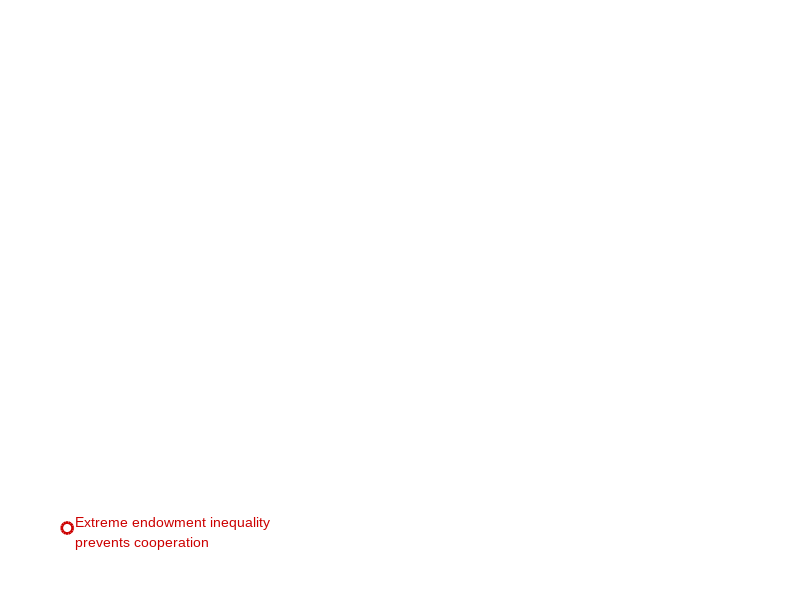

This figure's MATLAB source: (Note: this script raises an error after producing the figure.)
% You must change input file address every time you want to use this code
% on line 67.
function[sum_pay]= MakeIllustrationNE();

%% Fixing the Parameters
global lw ms fsA fsL fsH fsT fname le bo wi he dx dy col wi2 he2 dx2 b_factor

b_factor = 8/3;
lw=3; ms=10; fsT=10; fsA=12; fsL=12; fsH=16; fname='Arial'; 
le=0.076; bo=b_factor*0.105; wi=0.165; he=wi*b_factor*90/60; wi2=wi*0.9; he2=he*0.9; dx2=wi*0.05; dx=0.07; dy=b_factor*0.4; % change dy from 0.365 to 0.55
col=[0 0.447 0.741;
    0.85 0.325 0.098;
    0.494 0.184 0.556;
    0.929 0.694 0.125;
    0.466 0.674 0.188];

%% Plotting the general graphical structure 
figure('Position',[300,300,1200,800 / b_factor]); % 300 - 300 - 1200 - 750 
ax1=axes('Position',[le-0.35*dx 0 3*wi+3*dx 1]); hold on
axis([-0.01 1.01 0 1]); dxf=(wi+dx*0.4)/(3*wi+2*dx); delf=0.27*dx/(3*wi+2*dx);
grey1=242/256*ones(1,3);  
blue1=[79,129,189]/256; 
y1=0.005; y2=0.37; lwP=2;%change y2 from 0.735 to 0.94!
rd=0.01; t1=pi:0.01:3*pi/2; t2=3*pi/2:0.01:2*pi; t3=0:0.01:pi/2; t4=pi/2:0.01:pi; 
bxx=[rd+rd*cos(t1),dxf-rd+rd*cos(t2),dxf-rd+rd*cos(t3),rd+rd*cos(t4)]; 
bxy=[y1+rd+rd*sin(t1),y1+rd+rd*sin(t2),y2-rd+rd*sin(t3),y2-rd+rd*sin(t4)]; 
%fill(bxx,bxy,grey1,'EdgeColor',blue1,'LineWidth',lwP);
%fill(bxx+dxf+delf,bxy,grey1,'EdgeColor',blue1,'LineWidth',lwP);
%fill(bxx+2*(dxf+delf),bxy,grey1,'EdgeColor',blue1,'LineWidth',lwP);

%fill(bxx+3*(dxf+delf),bxy,grey1,'EdgeColor',blue1,'LineWidth',lwP);

% y1=0.76; y2=0.94; lwP=2;
% rd=0.01; t1=pi:0.01:3*pi/2; t2=3*pi/2:0.01:2*pi; t3=0:0.01:pi/2; t4=pi/2:0.01:pi; 
% bxx=[rd+rd*cos(t1),dxf-rd+rd*cos(t2),dxf-rd+rd*cos(t3),rd+rd*cos(t4)]; 
% bxy=[y1+rd+rd*sin(t1),y1+rd+rd*sin(t2),y2-rd+rd*sin(t3),y2-rd+rd*sin(t4)]; 
% fill(bxx,bxy,grey1,'EdgeColor',blue1,'LineWidth',lwP);
% fill(bxx+dxf+delf,bxy,grey1,'EdgeColor',blue1,'LineWidth',lwP);
% fill(bxx+2*(dxf+delf),bxy,grey1,'EdgeColor',blue1,'LineWidth',lwP);

%fill(bxx+3*(dxf+delf),bxy,grey1,'EdgeColor',blue1,'LineWidth',lwP);

S1=[0.065-0.028 0.120]; red=[0.8 0 0];  msS=8; lwS=2;
plot(S1(1),S1(2),'o','Color',red,'MarkerSize',msS,'LineWidth',lwS); 
text(S1(1)+0.015,S1(2)-0.0075,{'Extreme endowment inequality','prevents cooperation '},'Color',red,...
    'FontName',fname,'FontSize',fsT,'VerticalAlignment','middle'); 
% S2=S1+[2*(wi+dx) 0]; 
% plot(S2(1),S2(2),'o','MarkerSize',msS,'LineWidth',lwS,'Color',col(3,:));
% plot(S2(1),S2(2),'x','MarkerSize',msS,'Color',col(3,:));
% text(S2(1)+0.015,S2(2)-0.0075,{'Complete endowment equality','prevents cooperation '},'Color',col(3,:),...
%     'FontName',fname,'FontSize',fsT,'VerticalAlignment','middle'); 


he1=0.03; wi1=3*wi+3*dx; k=wi1;
rd=0.006; t=0:0.01:2*pi; red=[0.8 0 0];  msS=8; 
axis off

% PlotGameSetup(1,'a'); 
% PlotGameSetup(2,'b'); 
% PlotGameSetup(3,'c'); 

%% Plotting the static predictions
delta1=0.8; delta2=0.3; delta3=0.35;
%Input_file = 'Inputs/InputDataXsetSize3_11.mat';
%Input_file = 'Inputs/InputDataXsetSize3and2_10.mat';
Input_file = 'Inputs/InputDataXsetSize2_24_2_SigmoidThreshold_OneEighth_NewDefOfOverallCoop.mat';
%Input_file = 'Inputs/InputData_exact_Fig2_1MnGen.mat';
%Input_file = 'Inputs/InputDataXsetSize3_29_SigmoidThreshold_3.mat';
%Input_file = 'Inputs/InputDataXsetSize3_22_Prime_SigmoidThreshold_1_NewDefOfOverallCoop_TwoTimesMoreGen.mat';
%Input_file = 'InputDataXsetSize3_14_ExactThreshold_1_repeat.mat';

load(Input_file);
%rvec1=[2 2 2]; rvec2=[1.1 1.5 2.9]; 
rvec1 = rvec;
rvec2 = rvec;
%plotEvo2(1,delta1,rvec1,'a',Input_file); 
% plotEvo2(2,delta2,rvec2,'b',Input_file);
% plotEvo2(3,delta3,rvec2,'c',Input_file);
%plotStaticLegend(); 

%% Plotting the evolutionary predictions
delta1=1; delta2=1; delta3=1;

plotEvo(0,delta1,rvec1,'a',Input_file); 
plotEvo(1,delta1,rvec1,'b',Input_file); 
plotEvo(2,delta2,rvec2,'c',Input_file);
plotEvo(3,delta2,rvec2,'d',Input_file);

end


function PlotGameSetup(nr,lett); 
global lw ms fsA fsL fsH fsT fname le bo wi he dx dy col

ax1=axes('Position',[le+(wi+dx)*(nr-1) bo+2*dy wi he]);
axis([-1.05 1.05 -sqrt(3)*0.1 sqrt(3)*1.1]); hold on

if nr==1, head1='Head!'; 
elseif nr==2, head1='Asymmetric and linear'; 
elseif nr==3, head1='Symmetric and nonlinear'; 
end
text(0,1.08,head1,'FontSize',fsA,'FontName',fname,...
    'HorizontalAlignment','center','FontWeight','bold');
text(0,0.9,'public goods game','FontSize',fsA,'FontName',fname,...
        'HorizontalAlignment','center','FontWeight','bold');
axis off
end


function plotEvo(nr,delta,rvec,lett,datafile); 
global lw ms fsA fsT fsL fsH fname le bo wi he dx col wi2 he2 dx2 b_factor

ax1=axes('Position',[le+(wi+dx)*(nr)+dx2 bo wi2 he2]); 
axis([-1.05 1.05 -sqrt(3)*0.1 sqrt(3)*1.1]); hold on
edges=[-1 0; 1 0; 0 sqrt(3)]; 
x1=edges(1,:); x2=edges(2,:); x3=edges(3,:);
%rvec
load(datafile);
sumpi=sum(Pay,2);
% group payoff previously but will changes in next lines
% to Cooperation rates of each player!

if(nr == 1)
    sumpi = Coop(:,1); %Cooperation rates of Player 1!
    for i=1:length(sumpi)
        if (sumpi(i) < 0)
            sumpi(i)=0;
        end
    end
end
if(nr == 2)
    sumpi = Coop(:,2); %Cooperation rates of Player 2!
    for i=1:length(sumpi)
        if (sumpi(i) < 0)
            sumpi(i)=0;
        end
    end
end
if(nr == 3)
    sumpi = Coop(:,3); %Cooperation rates of Player 3!
    for i=1:length(sumpi)
        if (sumpi(i) < 0)
            sumpi(i)=0;
        end
    end
end
%sumpi
PiMax=max(sumpi);
PiMin=min(sumpi);

%sumpi
%PiMin
%PiMax

%rvec
% if nr==1
% text(-1.9,sqrt(3)/2,'Equilibrium analysis','FontSize',fsL,'Color',col(1,:),...
%     'FontName',fname,'Rotation',90,'HorizontalAlignment','center','FontWeight','bold');
% end
if nr==0
text(-1.9,sqrt(3)/2,'Equilibrium analysis','FontSize',fsL,'Color',col(1,:),...
    'FontName',fname,'Rotation',90,'HorizontalAlignment','center','FontWeight','bold');
end


%% Plotting the contour plot
dxx=0.48; dyy=0.45; ss=0.1; epsi=0.03;


%candidates = [1/8, 1/3, 4/9, 1/2]; % set of thresholds to be used for drawing triangles
%candidates = [5/9, 3/4, 2/3, 7/8]; % because we should draw four different
% graphs.
%candidates = [0.02 0.1 0.9 0.98];
candidates = [1/8 1/3 2/3 7/8];

for i=size(EVec,1):-1:1;
    %EVec(i,:)
    %debug infos to find why we have white areas?!
%     tmp_val = sum(Pay(i,:));
%     sum_pay(i) = tmp_val;
%     if (tmp_val<1.1)
%         EVec(i,:)
%         tmp_val
%         i
%     end
    E1=EVec(i,1:3); E2=(1-epsi)*E1+epsi*(1-E1); 
    e=E2(1)*x1+E2(2)*x2+E2(3)*x3; 
    f1=e(1)+ss*[-dxx dxx dxx-dxx*(E1(1)==0) -dxx+dxx*(E1(2)==0)]; f2=e(2)+ss*[-dyy -dyy dyy dyy]-0.02;

    
    sz_tmp = size(E1);
    nPlayer = sz_tmp(2);
    X_OneMinus = [0 1 1;1 0 1;1 1 0];
    X_Zero = [0 0 0];
    X_One = [1 1 1];
    ProbabilityOfNextRound = 0.8; % delta in Proposition 1 page 9 suppl info
    U_Zero = PayoffCalculator(E1, X_Zero, rvec, candidates(nr + 1));
    U_One = PayoffCalculator(E1, X_One, rvec, candidates(nr + 1));
    U_OneMinus = zeros(nPlayer, nPlayer);
    for i = 1:nPlayer
        U_OneMinus(i,:) = PayoffCalculator(E1, X_OneMinus(i,:), rvec, candidates(nr + 1));
    end
    
    rejected_rules = 0;
    for i = 1:nPlayer
        if ProbabilityOfNextRound * (U_OneMinus(i, i) - U_Zero(i)) < U_OneMinus(i, i) - U_One(i)
            rejected_rules = rejected_rules + 1;
        end
    end
    
    %if rejected_rules == 0
    %    fill(f1,f2,col(1,:),'LineStyle','none'); 
    %end
    %%% drawing for exact symmetric case based on new discoveries 
    symmetric_r = rvec(1);
    if (max(E1) < symmetric_r / nPlayer) && (ProbabilityOfNextRound >= ((1 - ((nPlayer - symmetric_r) / nPlayer) * candidates(nr + 1)) - symmetric_r / nPlayer) / ((1 - ((nPlayer - symmetric_r) / nPlayer) * candidates(nr + 1)) - max(E1)))
        fill(f1,f2,col(1,:),'LineStyle','none');
    end
    %%% end drawing for exact symmetric case based on new discoveries 
    
    
    
%    cl=getcolor(sumpi(i),nr, PiMin, PiMax); 
%     for index=1:4
%         if (f1(index)==-0.236 && f2(index)==0.6382)
%             E1
%         end
%     end
    %[i, cl]
    
    
end

%% Plotting the triangle
plot([edges(:,1); edges(1,1)],[edges(:,2); edges(1,2)],'k','LineWidth',lw); 
plot(edges(:,1),edges(:,2),'ko','MarkerSize',ms,'MarkerFaceColor','k','LineWidth',lw); 
plot(mean(edges(:,1)),mean(edges(:,2)),'kx','MarkerSize',ms,'MarkerFaceColor','k');

%% Labels
dyL=0.26; 
text(-1,2,lett,'FontSize',fsH,'FontName',fname,'FontWeight','bold');
text(x1(1)+0.175,x1(2)-dyL-0.035,{'Full endowment','to player 1'},'FontSize',fsT,...
    'FontName',fname,'HorizontalAlignment','center'); 
text(x2(1)-0.175,x2(2)-dyL-0.035,{'Full endowment','to player 2'},'FontSize',fsT,...
    'FontName',fname,'HorizontalAlignment','center'); 
text(x3(1),x3(2)+dyL+b_factor*0.035,{'Full endowment','to player 3'},'FontSize',fsT,...
    'FontName',fname,'HorizontalAlignment','center'); 
axis off

%% Color legend
%if nr==1 
%    xmax=PiMax; xmin=1; xtl={'1.00','1.25','1.50','1.75'};
%else
%    xmax=PiMax; xmin=1.2; xtl={'1.2','1.6','2.0','2.4'}; 
%end
xmax=PiMax; xmin=PiMin;
if(nr ~= 0)
    xmax = 1;
    xmin = 0;
end
% xtl={round(xmin,2),round(xmin + ((xmax-xmin)/3),2),round(xmax - ((xmax-xmin)/3),2),round(xmax,2)};
% 
% ax2=axes('Position',[le+(wi+dx)*(nr) bo-b_factor*0.055 wi 0.01*b_factor],'XTick',0:1/3:1,...
%     'XTickLabel',xtl,'FontSize',fsT,'FontName',fname,'YTick',[]); 
% box(ax2,'on'); hold on
% axis([-0.05 1.05 -1 1]); 
% 
% ss=0.01; 
% for x=0:ss:1; 
%     cl=getcolor((1-x)*xmin+x*xmax,nr, PiMin, PiMax);
%     fill(x+ss*[-0.55 0.55 0.55 -0.55],[-0.5 -0.5 0.5 0.5],cl,'LineStyle','none');
% end

if(nr == 0)
    xlabel('Group Payoff','FontSize',fsT,'FontName',fname,'Position',[0.5,-6]);
end
if(nr == 1)
    xlabel('Player 1 Contributions','FontSize',fsT,'FontName',fname,'Position',[0.5,-6]);
end
if(nr == 2)
    xlabel('Player 2 Contributions','FontSize',fsT,'FontName',fname,'Position',[0.5,-6]);
end
if(nr == 3)
    xlabel('Player 3 Contributions','FontSize',fsT,'FontName',fname,'Position',[0.5,-6]);
end
%% Plotting the symbols for no cooperation 
 laS=0.86; rd=0.06; t=0:0.01:2*pi; red=[0.8 0 0]; msS=8; lwS=2;
 S1=laS*x1+(1-laS)/2*(x2+x3); S2=laS*x2+(1-laS)/2*(x1+x3); S3=laS*x3+(1-laS)/2*(x2+x1); 
 plot(S1(1),S1(2),'o','Color',red,'MarkerSize',msS,'LineWidth',lwS); 
 plot(S2(1),S2(2),'o','Color',red,'MarkerSize',msS,'LineWidth',lwS);
 plot(S3(1),S3(2),'o','Color',red,'MarkerSize',msS,'LineWidth',lwS);
 plot(mean(edges(:,1)),mean(edges(:,2)),'kx','MarkerSize',ms,'MarkerFaceColor','k');
 %if nr>1, plot(mean(edges(:,1)),mean(edges(:,2)),'o','MarkerSize',msS,'LineWidth',lwS,...
 %        'Color',col(3,:),'MarkerFaceColor','w'); 
 %    plot(mean(edges(:,1)),mean(edges(:,2)),'x','MarkerSize',msS,'Color',col(3,:));
 %end

%% Labels
% text(-1,2,lett,'FontSize',fsH,'FontName',fname,'FontWeight','bold');
% dyL=0.26;
% text(x1(1)+0.175,x1(2)-dyL,{'Full endowment','to player 3'},'FontSize',fsT,...
%     'FontName',fname,'HorizontalAlignment','center'); 
% text(x2(1)-0.175,x2(2)-dyL,{'Full endowment','to player 2'},'FontSize',fsT,...
%     'FontName',fname,'HorizontalAlignment','center'); 
% text(x3(1),x3(2)+dyL+0.035,{'Full endowment','to player 1'},'FontSize',fsT,...
%     'FontName',fname,'HorizontalAlignment','center'); 
%  
text(max(edges(:,1))*0.85,1.1,{'Cooperation','feasible'},'FontSize',fsT,...
         'FontName',fname,'HorizontalAlignment','center','Color',col(1,:));
 fill(max(edges(:,1))*0.85+[-0.1 0.1 0.1 -0.1],[0.73 0.73 0.87 0.87],col(1,:),'LineStyle','none'); 
% 
% axis off


end



function plotEvo2(nr,delta,rvec,lett, datafile);  % Prevously plotStatic!
global lw ms fsA fsT fsL fsH fname le bo wi he dx dy col wi2 he2 dx2

ax1=axes('Position',[le+(wi+dx)*(nr-1)+dx2 bo+dy wi2 he2]); 
axis([-1.05 1.05 -sqrt(3)*0.1 sqrt(3)*1.1]); hold on
edges=[-1 0; 1 0; 0 sqrt(3)]; 
x1=edges(1,:); x2=edges(2,:); x3=edges(3,:);

% if nr==1
% text(-1.9,sqrt(3)/2,'Equilibrium analysis','FontSize',fsL,'Color',col(1,:),...
%     'FontName',fname,'Rotation',90,'HorizontalAlignment','center','FontWeight','bold');
% end
fill([edges(:,1); edges(1,1)],[edges(:,2); edges(1,2)],'w','LineWidth',lw,'EdgeColor','k'); 


% Copy plotEvo code part to edit here:

load(datafile);
sumpi=sum(Pay,2);
if(nr == 2)
    sumpi = Coop(:,1); %Cooperation rates of Player 1!
    for i=1:length(sumpi)
        if (sumpi(i) < 0)
            sumpi(i)=0;
        end
    end
end
if(nr == 3)
    sumpi = Coop(:,2); %Cooperation rates of Player 2!
    for i=1:length(sumpi)
        if (sumpi(i) < 0)
            sumpi(i)=0;
        end
    end
end

PiMax=max(sumpi);
PiMin=min(sumpi);

if nr==1
    text(-1.9,sqrt(3)/2,'Equilibrium analysis','FontSize',fsL,'Color',col(1,:),...
     'FontName',fname,'Rotation',90,'HorizontalAlignment','center','FontWeight','bold');
end

%% Plotting the contour plot
dxx=0.48; dyy=0.45; ss=0.1; epsi=0.03;



for i=size(EVec,1):-1:1;

    E1=EVec(i,1:3); E2=(1-epsi)*E1+epsi*(1-E1); 
    e=E2(1)*x1+E2(2)*x2+E2(3)*x3; 
    f1=e(1)+ss*[-dxx dxx dxx-dxx*(E1(1)==0) -dxx+dxx*(E1(2)==0)]; f2=e(2)+ss*[-dyy -dyy dyy dyy]-0.02;
    cl=getcolor(sumpi(i),nr, PiMin, PiMax); 
    
    fill(f1,f2,cl,'LineStyle','none'); 
    
end

%% Plotting the triangle
plot([edges(:,1); edges(1,1)],[edges(:,2); edges(1,2)],'k','LineWidth',lw); 
plot(edges(:,1),edges(:,2),'ko','MarkerSize',ms,'MarkerFaceColor','k','LineWidth',lw); 
plot(mean(edges(:,1)),mean(edges(:,2)),'kx','MarkerSize',ms,'MarkerFaceColor','k');

%% Labels
dyL=0.26; 
text(-1,2,lett,'FontSize',fsH,'FontName',fname,'FontWeight','bold');
text(x1(1)+0.175,x1(2)-dyL,{'Full endowment','to player 1'},'FontSize',fsT,...
    'FontName',fname,'HorizontalAlignment','center'); 
text(x2(1)-0.175,x2(2)-dyL,{'Full endowment','to player 2'},'FontSize',fsT,...
    'FontName',fname,'HorizontalAlignment','center'); 
text(x3(1),x3(2)+dyL+0.035,{'Full endowment','to player 3'},'FontSize',fsT,...
    'FontName',fname,'HorizontalAlignment','center'); 
axis off

%% Color legend

xmax=PiMax; xmin=PiMin; xtl={round(xmin,2),round(xmin + ((xmax-xmin)/3),2),round(xmax - ((xmax-xmin)/3),2),round(xmax,2)};

ax2=axes('Position',[le+(wi+dx)*(nr-1) (bo+dy)-0.05 wi 0.01],'XTick',0:1/3:1,...
    'XTickLabel',xtl,'FontSize',fsT,'FontName',fname,'YTick',[]); 
box(ax2,'on'); hold on
axis([-0.05 1.05 -1 1]); 

ss=0.01; 
for x=0:ss:1; 
    cl=getcolor((1-x)*xmin+x*xmax,nr, PiMin, PiMax);
    fill(x+ss*[-0.55 0.55 0.55 -0.55],[-0.5 -0.5 0.5 0.5],cl,'LineStyle','none');
end
if(nr == 1)
    xlabel('Group payoff','FontSize',fsT,'FontName',fname,'Position',[0.5,-6]);
end
if(nr == 2)
    xlabel('Player 1 Contributions','FontSize',fsT,'FontName',fname,'Position',[0.5,-6]);
end
if(nr == 3)
    xlabel('Player 2 Contributions','FontSize',fsT,'FontName',fname,'Position',[0.5,-6]);
end


% End copy plotEvo part to edit here! start main code of this part in
% prevous code:

%% Calculating the thresholds for the players' endowments
% if nr==3
%     M1=(x1(1)+x2(1)+x3(1))/3; M2=(x1(2)+x2(2)+x3(2))/3;
%     p1=[7/11 4/11 0]; p2=[5/13 5/13 3/13]; p3=[4/11 7/11 0]; 
%     P1=p1(1)*x1+p1(2)*x2+p1(3)*x3; P2=p2(1)*x1+p2(2)*x2+p2(3)*x3; P3=p3(1)*x1+p3(2)*x2+p3(3)*x3; 
%     fill([P1(1) P2(1) P3(1)],[P1(2) P2(2) P3(2)],col(1,:),'LineStyle','none');
%     %plot([P2(1) M1],[P2(2) M2],'k--','LineWidth',2);
%     
%     p1=[7/11 0 4/11]; p2=[5/13 3/13 5/13]; p3=[4/11 0 7/11]; 
%     P1=p1(1)*x1+p1(2)*x2+p1(3)*x3; P2=p2(1)*x1+p2(2)*x2+p2(3)*x3; P3=p3(1)*x1+p3(2)*x2+p3(3)*x3; 
%     fill([P1(1) P2(1) P3(1)],[P1(2) P2(2) P3(2)],col(1,:),'LineStyle','none');
%     %plot([P2(1) M1],[P2(2) M2],'k--','LineWidth',2);
%     
%     p1=[0 7/11 4/11]; p2=[3/13 5/13 5/13]; p3=[0 4/11 7/11]; 
%     P1=p1(1)*x1+p1(2)*x2+p1(3)*x3; P2=p2(1)*x1+p2(2)*x2+p2(3)*x3; P3=p3(1)*x1+p3(2)*x2+p3(3)*x3; 
%     fill([P1(1) P2(1) P3(1)],[P1(2) P2(2) P3(2)],col(1,:),'LineStyle','none');
%     %plot([P2(1) M1],[P2(2) M2],'k--','LineWidth',2);
%     
%     %text(mean(edges([1,3],1))+0.12,mean(edges([1,3],2)-0.08),{'C. f.'},'FontSize',fsT,...
%     %'FontName',fname,'HorizontalAlignment','center','Color','w');
%     %text(mean(edges([2,3],1))-0.11,mean(edges([2,3],2)-0.08),{'C. f.'},'FontSize',fsT,...
%     %'FontName',fname,'HorizontalAlignment','center','Color','w');
%     %text(mean(edges([1,2],1)),mean(edges([1,2],2)+0.1),{'C. f.'},'FontSize',fsT,...
%     %'FontName',fname,'HorizontalAlignment','center','Color','w');
%    
% elseif nr<3
%     e12=delta*rvec(2)/(3-rvec(1)+delta*rvec(2)),
%     e13=delta*rvec(3)/(3-rvec(1)+delta*rvec(3)),
%     A10=x1; A12=e12*x1+(1-e12)*x2; A13=e13*x1+(1-e13)*x3;
% 
%     e21=delta*rvec(1)/(3-rvec(2)+delta*rvec(1)), 
%     e23=delta*rvec(3)/(3-rvec(2)+delta*rvec(3)), 
%     A20=x2; A21=(1-e21)*x1+e21*x2; A23=e23*x2+(1-e23)*x3;
% 
%     e31=delta*rvec(1)/(3-rvec(3)+delta*rvec(1)),
%     e32=delta*rvec(2)/(3-rvec(3)+delta*rvec(2)),
%     A30=x3; A31=(1-e31)*x1+e31*x3; A32=(1-e32)*x2+e32*x3;
% 
%     if nr==1
%         fill([A12(1),A21(1),A23(1),A32(1),A31(1),A13(1)],[A12(2),A21(2),A23(2),A32(2),A31(2),A13(2)],col(1,:),'LineStyle','none'); 
%     elseif nr==2
%         ka=0.61; A1x=ka*A13+(1-ka)*A12;
%         fill([A1x(1),A23(1),A32(1),A31(1),A13(1)],[A1x(2),A23(2),A32(2),A31(2),A13(2)],col(1,:),'LineStyle','none'); 
%     end
    %fill([A10(1),A12(1),A13(1)],[A10(2),A12(2),A13(2)],'w','LineStyle','none'); 
    %fill([A20(1), A21(1),A23(1)],[A20(2), A21(2),A23(2)],'w','LineStyle','none');
    %fill([A30(1),A31(1),A32(1)], [A30(2),A31(2),A32(2)],'w','LineStyle','none');

    %plot([A12(1),A13(1)],[A12(2),A13(2)],'k--','LineWidth',2);
    %plot([A21(1),A23(1)],[A21(2),A23(2)],'k--','LineWidth',2);
    %plot([A31(1),A32(1)],[A31(2),A32(2)],'k--','LineWidth',2);
%end

%% Plotting the triangle
% plot([edges(:,1); edges(1,1)],[edges(:,2); edges(1,2)],'k','LineWidth',lw); 
% plot(edges(:,1),edges(:,2),'ko','MarkerSize',ms,'MarkerFaceColor','k','LineWidth',lw);  

%% Plotting the symbols for no cooperation 
% laS=0.86; rd=0.06; t=0:0.01:2*pi; red=[0.8 0 0]; msS=8; lwS=2;
% S1=laS*x1+(1-laS)/2*(x2+x3); S2=laS*x2+(1-laS)/2*(x1+x3); S3=laS*x3+(1-laS)/2*(x2+x1); 
% plot(S1(1),S1(2),'o','Color',red,'MarkerSize',msS,'LineWidth',lwS); 
% plot(S2(1),S2(2),'o','Color',red,'MarkerSize',msS,'LineWidth',lwS);
% plot(S3(1),S3(2),'o','Color',red,'MarkerSize',msS,'LineWidth',lwS);
% plot(mean(edges(:,1)),mean(edges(:,2)),'kx','MarkerSize',ms,'MarkerFaceColor','k');
% if nr>1, plot(mean(edges(:,1)),mean(edges(:,2)),'o','MarkerSize',msS,'LineWidth',lwS,...
%         'Color',col(3,:),'MarkerFaceColor','w'); 
%     plot(mean(edges(:,1)),mean(edges(:,2)),'x','MarkerSize',msS,'Color',col(3,:));
% end


%% Labels
% text(-1,2,lett,'FontSize',fsH,'FontName',fname,'FontWeight','bold');
% dyL=0.26;
% text(x1(1)+0.175,x1(2)-dyL,{'Full endowment','to player 3'},'FontSize',fsT,...
%     'FontName',fname,'HorizontalAlignment','center'); 
% text(x2(1)-0.175,x2(2)-dyL,{'Full endowment','to player 2'},'FontSize',fsT,...
%     'FontName',fname,'HorizontalAlignment','center'); 
% text(x3(1),x3(2)+dyL+0.035,{'Full endowment','to player 1'},'FontSize',fsT,...
%     'FontName',fname,'HorizontalAlignment','center'); 
%  
% text(max(edges(:,1))*0.85,1.1,{'Cooperation','feasible'},'FontSize',fsT,...
%         'FontName',fname,'HorizontalAlignment','center','Color',col(1,:));
% fill(max(edges(:,1))*0.85+[-0.1 0.1 0.1 -0.1],[0.73 0.73 0.87 0.87],col(1,:),'LineStyle','none'); 
% 
% axis off
end




function cl=getcolor(pi,nr, PiMin, PiMax); 
global col
%PiMin=1;

if(nr ~= 0) % I am not sure that it was a correct way!
    PiMin = PiMin + 1;
    PiMax = PiMax + 1;
    PiMax = 2;
    pi = pi + 1;
end

%if nr==1 
%    PiMax=1.75; 
%elseif nr==2
%    PiMax=2.4;  
%elseif nr==3
%    PiMax=2.4;
%end
% or we can use 3 instead of PiMax to compare better all examples!
x=(log(pi)-log(PiMin))^2/(log(PiMax)-log(PiMin))^2;
cl=x*col(5,:)+(1-x)*[1 1 1]; 
end